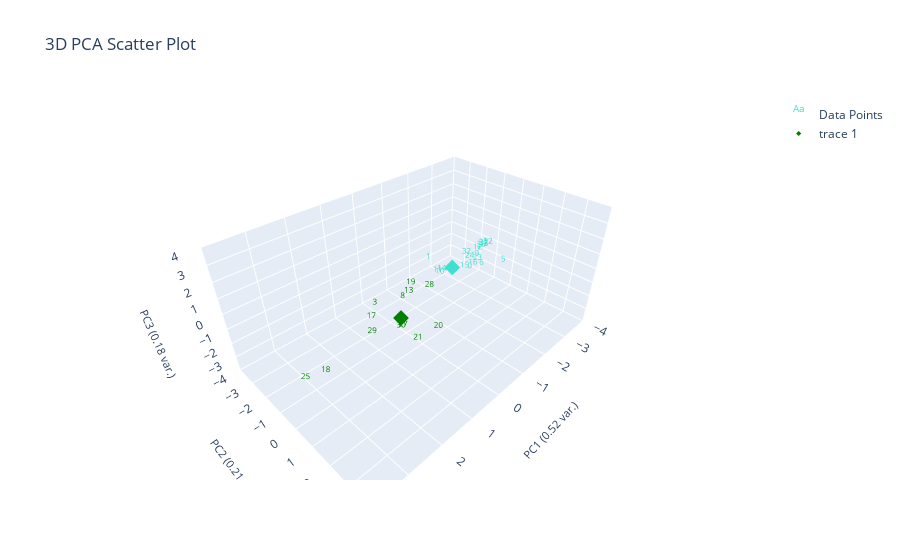

Write notebook code for a chart like this one.
### Markdown cell above
# Clustering data with ES-D removed (Corrected)

### Code cell
# should labels be fixed or not
labeled_data_esd_removed = marions_labeled_data[marions_labeled_data[ylabel_name] != 'ES-D'].copy()
marions_labeled_data_esd_removed = marions_labeled_data[marions_labeled_data[ylabel_name] != 'ES-D']

# print('Labeled data only')
# plotting.plot_clusters_seperately(labeled_data_esd_removed[f'{ylabel_name}_nums'], curve_data, ylabel_name, bold_idxs=labeled_data_esd_removed.index.tolist(), cluster_category_names=list(ylabel_to_cluster_num.keys()))

# print('ES-D' in labeled_data_esd_removed['marions_ylabels_2'].values)
label_centroids_esd_removed = find_labels_centroids(labeled_data_esd_removed, ylabel_to_cluster_num, ylabel_name)
pseudo_data_esd_removed = find_closest_centroid(data_features, label_centroids_esd_removed, ylabel_name)

# print('Corrected')
# print(print('ES-D' in pseudo_data_esd_removed['pseudo_marions_ylabels_2'].values))
# changed_ylabel_idxs = find_changed_ylabel_data(labeled_data_esd_removed, pseudo_data_esd_removed, ylabel_name)
# corrected_pseudo_data_esd_removed = correct_pseudo_ylabels_to_actual(pseudo_data_esd_removed, marions_labeled_data, ylabel_name, changed_ylabel_idxs)
# print(corrected_pseudo_data_esd_removed)
# plotting.plot_clusters_seperately(corrected_pseudo_data_esd_removed[f'pseudo_{ylabel_name}_nums'], curve_data, ylabel_name, cluster_category_names=list(ylabel_to_cluster_num.keys()), pseudo_corrections=labeled_data_esd_removed)
# print(label_centroids_esd_removed)
# plotting.plot_pca(corrected_pseudo_data_esd_removed, corrected_pseudo_data_esd_removed[f'pseudo_{ylabel_name}_nums'], 3, graph_title="", ylabel_name=ylabel_name, centroids=label_centroids_esd_removed)

print('Uncorrected')
# find_changed_ylabel_data(marions_labeled_data_esd_removed, pseudo_data_esd_removed, ylabel_name)
# print(pseudo_data_esd_removed[['filenames', f'pseudo_{ylabel_name}']])
# print(pseudo_data_esd_removed.loc[marions_labeled_data_esd_removed.index][['filenames', f'pseudo_{ylabel_name}']])


# plotting.get_curve_idx_from_cluster_color('pink', pseudo_data_esd_removed[f'pseudo_{ylabel_name}_nums'], pseudo_data_esd_removed.index, data_features)
# plotting.get_curve_idx_from_cluster_color('orange', pseudo_data_esd_removed[f'pseudo_{ylabel_name}_nums'], pseudo_data_esd_removed.index, data_features)
# # print(pseudo_data_esd_removed[:3])
# indicies = pseudo_data_esd_removed[pseudo_data_esd_removed['filenames'].isin(['WS23_L3_T1_P_23.csv','WS23_L3_T1_P_25.csv'])].index
# plotting.plot_specific_curves([indicies.tolist()[0]], curve_data, data_features, color='pink')
# plotting.plot_specific_curves([indicies.tolist()[1]], curve_data, data_features, color='orange')


# plotting.plot_clusters_seperately(pseudo_data_esd_removed[f'pseudo_{ylabel_name}_nums'], curve_data, ylabel_name, cluster_category_names=list(ylabel_to_cluster_num.keys()), bold_idxs=marions_labeled_data_esd_removed.index)
# # print(label_centroids_esd_removed)
# plotting.plot_pca(pseudo_data_esd_removed, pseudo_data_esd_removed[f'pseudo_{ylabel_name}_nums'], 3, graph_title="", ylabel_name=ylabel_name, centroids=label_centroids_esd_removed,
#                 only_plot_cluster_labels=[])
# plotting.pca_analysis(pseudo_data_esd_removed)
# ylabel_to_cluster_num = {'ES-B':0, 'ES-BW':1, 'ES-S':2, 'ES-S-Plates':3, 'ES-D':4, 'LS':5, 'F':6, 'LS/F':7, 'ES-DB':8, 'ES': 9}
print(pseudo_data_esd_removed[:3])
plotting.plot_pca_steps(pseudo_data_esd_removed, pseudo_data_esd_removed[f'pseudo_{ylabel_name}_nums'], 3, graph_title="", ylabel_name=ylabel_name, centroids=label_centroids_esd_removed,
                only_plot_cluster_labels=[3,6])

### Figure 1 — Plotly figure (JSON) as saved in the notebook; plotly's stock layout.template omitted (floating-point values rounded to 4 significant figures)
{"data": [{"mode": "text", "name": "Data Points", "text": ["0", "1", "2", "3", "4", "5", "6", "7", "8", "9", "10", "11", "12", "13", "14", "15", "16", "17", "18", "19", "20", "21", "22", "23", "24", "25", "26", "27", "28", "29", "30", "31", "32", "33", "34", "35", "36", "37", "38", "39", "40", "41", "42", "43", "44", "45", "46", "47", "48", "49", "50", "51", "52", "53", "54", "55", "56", "57", "58", "59", "60", "61", "62", "63", "64", "65", "66", "67", "68", "69", "70", "71", "72", "73", "74", "75", "76", "77"], "textfont": {"color": ["turquoise", "turquoise", "turquoise", "green", "turquoise", "turquoise", "turquoise", "turquoise", "green", "turquoise", "turquoise", "turquoise", "turquoise", "green", "turquoise", "turquoise", "turquoise", "green", "green", "green", "green", "green", "turquoise", "turquoise", "turquoise", "green", "turquoise", "green", "green", "green", "green", "turquoise", "turquoise", "turquoise"], "size": 8}, "type": "scatter3d", "x": [-1.233, -0.7734, -2.31, 1.74, -0.9559, -1.772, -1.53, -2.14, 1.275, -1.868, -0.733, -0.7311, -2.154, 0.7081, -0.8618, -1.292, -1.333, 1.956, 3.259, 0.821, 1.623, 1.435, -2.382, -1.809, -1.647, 3.86, -2.277, 1.173, 0.5964, 1.998, 1.272, -2.338, -1.506, -2.339], "y": [0.76, -0.8841, 0.2406, 0.3841, -0.04468, 1.746, 0.9808, 0.08934, 1.007, 0.3177, -0.1261, -0.2933, 0.02188, 0.3863, -0.2137, 0.4356, 0.7971, 0.5826, 0.5673, 0.6921, 3.168, 1.955, 0.2718, 0.4353, 0.2262, 0.9722, 0.03028, 0.8098, 1.252, 0.6327, 0.8733, 0.03224, 0.2135, 0.09649], "z": [0.1447, 0.1882, 0.3157, 0.8553, -0.3172, 0.7051, 0.2263, 0.1486, 1.179, 0.06011, -0.3097, -0.3003, 0.07967, 0.3742, -0.2811, -0.08133, 0.3249, 0.4452, -1.153, 1.268, 1.656, -0.4241, 0.4341, -0.07607, 0.1148, -0.165, 0.1672, -0.9581, 1.269, -0.4272, -0.8342, 0.2638, 0.5153, 0.2361]}, {"marker": {"color": ["green", "turquoise"], "size": 4, "symbol": "diamond"}, "mode": "markers", "type": "scatter3d", "x": [1.297, -1.143], "y": [0.9423, -0.05893], "z": [0.4208, 0.3254]}], "layout": {"autosize": true, "scene": {"xaxis": {"range": [-4, 4], "title": {"font": {"size": 11}, "text": "PC1 (0.52 var.)"}}, "yaxis": {"range": [-4, 4], "title": {"font": {"size": 11}, "text": "PC2 (0.21 var.)"}}, "zaxis": {"range": [-4, 4], "title": {"font": {"size": 11}, "text": "PC3 (0.18 var.)"}}}, "title": {"text": "3D PCA Scatter Plot"}}}
